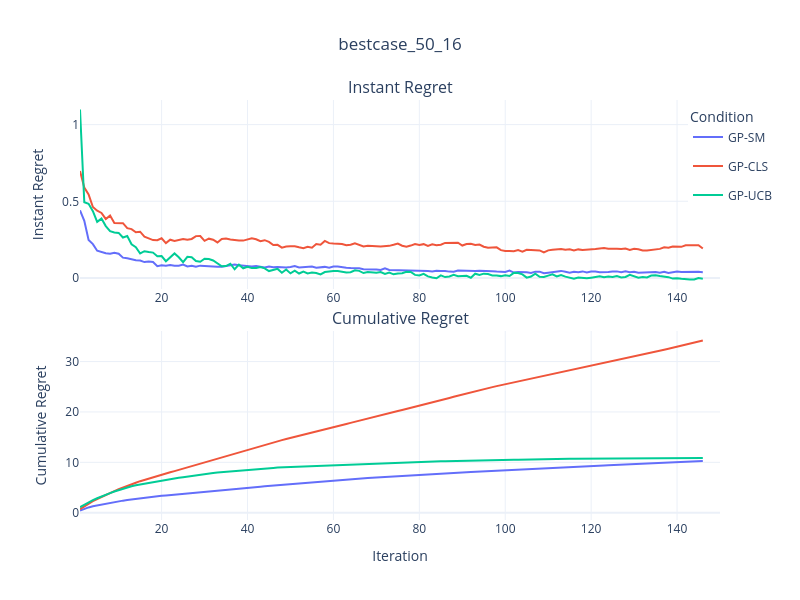

The notebook cell saved with this chart:
### Code cell
import pandas as pd
import plotly.graph_objects as go
import plotly.express as px
from plotly.subplots import make_subplots
import plotly.io as pio
import os
import numpy as np

text = "bestcase"

# 定义文件夹路径和CSV文件列表
data_folder = os.path.join('Data', text)
files = ['50_16_smallest.csv','50_16_cluster.csv','50_16_dynamic.csv']
curve_names = ['GP-SM','GP-CLS', 'GP-UCB']
colors = px.colors.qualitative.Plotly[:len(curve_names)] 

# 创建三个DataFrame分别存储原始均值、最优均值和累积遗憾
all_mean_data = pd.DataFrame()
all_best_data = pd.DataFrame()
all_cumsum_data = pd.DataFrame()  # 新增：存储Cumulative Regret

# 循环处理每个文件
for file, name in zip(files, curve_names):
    file_path = os.path.join(data_folder, file)
    df = pd.read_csv(file_path, index_col='Repetition')
    
    # 计算每个step的均值（Instant Regret）
    mean_results = df.mean(axis=0)
    
    # 计算当前最优均值（Simple Regret，可选保留或删除）
    best_results = np.minimum.accumulate(mean_results.values)
    
    # 添加到原始均值DataFrame
    temp_mean_df = pd.DataFrame({
        'Iter': range(1, 151),
        'Value': mean_results.values,
        'Condition': name
    })
    
    # 添加到最优均值DataFrame（可选保留或删除）
    temp_best_df = pd.DataFrame({
        'Iter': range(1, 151),
        'Value': best_results,
        'Condition': name
    })    
    
    # 新增：计算Cumulative Regret（排除Uniform条件）
    if name != 'Uniform':
        cumsum_results = np.cumsum(mean_results.values)
        temp_cumsum_df = pd.DataFrame({
            'Iter': range(1, 151),
            'Value': cumsum_results,
            'Condition': name
        })
        all_cumsum_data = pd.concat([all_cumsum_data, temp_cumsum_df])
    
    all_mean_data = pd.concat([all_mean_data, temp_mean_df])
    all_best_data = pd.concat([all_best_data, temp_best_df])

# 创建子图（2行1列，垂直排列）
fig = make_subplots(
    rows=2, cols=1,
    vertical_spacing=0.1,
    subplot_titles=("Instant Regret", "Cumulative Regret")  # 添加子图标题
)

# 为每个条件添加原始均值曲线（Instant Regret，第一个子图）
for i, condition in enumerate(curve_names):
    mean_df = all_mean_data[all_mean_data['Condition'] == condition]
    fig.add_trace(
        go.Scatter(
            x=mean_df['Iter'],
            y=mean_df['Value'],
            name=condition,
            legendgroup=condition,
            showlegend=True,
            line=dict(color=colors[i]),
            meta=[condition],
            hovertemplate="Iter: %{x}<br>Mean: %{y:.4f}<br>Condition: %{meta[0]}<extra></extra>"
        ),
        row=1, col=1
    )

# 为每个条件（排除Uniform）添加累积遗憾曲线（Cumulative Regret，第二个子图）
for i, condition in enumerate(curve_names):
    if condition == 'Uniform':
        continue  # 跳过Uniform条件
    cumsum_df = all_cumsum_data[all_cumsum_data['Condition'] == condition]
    fig.add_trace(
        go.Scatter(
            x=cumsum_df['Iter'],
            y=cumsum_df['Value'],
            name=condition,
            legendgroup=condition,
            showlegend=False,  # 避免重复图例
            line=dict(color=colors[i]),
            meta=[condition],
            hovertemplate="Iter: %{x}<br>CumSum: %{y:.4f}<br>Condition: %{meta[0]}<extra></extra>"
        ),
        row=2, col=1
    )

# 更新布局
fig.update_layout(
    title_text=text+"_50_16",
    title_x=0.5,
    height=600,
    width=800,
    template='plotly_white',
    legend_title_text='Condition',
    legend=dict(yanchor="top", y=0.99, xanchor="left", x=0.95)
)

# 更新Y轴和X轴标签
fig.update_yaxes(title_text="Instant Regret", row=1, col=1)
fig.update_yaxes(title_text="Cumulative Regret", row=2, col=1)
fig.update_xaxes(title_text="Iteration", row=2, col=1)  # 仅底部子图显示X轴标签

# 显示图形
fig.show()

# 保存为HTML文件
#pio.write_html(fig, '50_16_instant.html')

### Figure 1 — Plotly figure (JSON) as saved in the notebook; plotly's stock layout.template omitted (floating-point values rounded to 4 significant figures; data arrays with more than 128 entries replaced by an {"elided": "..."} marker saying what was removed)
{"data": [{"hovertemplate": "Iter: %{x}<br>Mean: %{y:.4f}<br>Condition: %{meta[0]}<extra></extra>", "legendgroup": "GP-SM", "line": {"color": "#636EFA"}, "meta": ["GP-SM"], "name": "GP-SM", "showlegend": true, "type": "scatter", "x": {"elided": "150 int values"}, "xaxis": "x", "y": {"elided": "150 float values"}, "yaxis": "y"}, {"hovertemplate": "Iter: %{x}<br>Mean: %{y:.4f}<br>Condition: %{meta[0]}<extra></extra>", "legendgroup": "GP-CLS", "line": {"color": "#EF553B"}, "meta": ["GP-CLS"], "name": "GP-CLS", "showlegend": true, "type": "scatter", "x": {"elided": "150 int values"}, "xaxis": "x", "y": {"elided": "150 float values"}, "yaxis": "y"}, {"hovertemplate": "Iter: %{x}<br>Mean: %{y:.4f}<br>Condition: %{meta[0]}<extra></extra>", "legendgroup": "GP-UCB", "line": {"color": "#00CC96"}, "meta": ["GP-UCB"], "name": "GP-UCB", "showlegend": true, "type": "scatter", "x": {"elided": "150 int values"}, "xaxis": "x", "y": {"elided": "150 float values"}, "yaxis": "y"}, {"hovertemplate": "Iter: %{x}<br>CumSum: %{y:.4f}<br>Condition: %{meta[0]}<extra></extra>", "legendgroup": "GP-SM", "line": {"color": "#636EFA"}, "meta": ["GP-SM"], "name": "GP-SM", "showlegend": false, "type": "scatter", "x": {"elided": "150 int values"}, "xaxis": "x2", "y": {"elided": "150 float values"}, "yaxis": "y2"}, {"hovertemplate": "Iter: %{x}<br>CumSum: %{y:.4f}<br>Condition: %{meta[0]}<extra></extra>", "legendgroup": "GP-CLS", "line": {"color": "#EF553B"}, "meta": ["GP-CLS"], "name": "GP-CLS", "showlegend": false, "type": "scatter", "x": {"elided": "150 int values"}, "xaxis": "x2", "y": {"elided": "150 float values"}, "yaxis": "y2"}, {"hovertemplate": "Iter: %{x}<br>CumSum: %{y:.4f}<br>Condition: %{meta[0]}<extra></extra>", "legendgroup": "GP-UCB", "line": {"color": "#00CC96"}, "meta": ["GP-UCB"], "name": "GP-UCB", "showlegend": false, "type": "scatter", "x": {"elided": "150 int values"}, "xaxis": "x2", "y": {"elided": "150 float values"}, "yaxis": "y2"}], "layout": {"annotations": [{"font": {"size": 16}, "showarrow": false, "text": "Instant Regret", "x": 0.5, "xanchor": "center", "xref": "paper", "y": 1, "yanchor": "bottom", "yref": "paper"}, {"font": {"size": 16}, "showarrow": false, "text": "Cumulative Regret", "x": 0.5, "xanchor": "center", "xref": "paper", "y": 0.45, "yanchor": "bottom", "yref": "paper"}], "height": 600, "legend": {"title": {"text": "Condition"}, "x": 0.95, "xanchor": "left", "y": 0.99, "yanchor": "top"}, "title": {"text": "bestcase_50_16", "x": 0.5}, "width": 800, "xaxis": {"anchor": "y", "domain": [0, 1]}, "xaxis2": {"anchor": "y2", "domain": [0, 1], "title": {"text": "Iteration"}}, "yaxis": {"anchor": "x", "domain": [0.55, 1], "title": {"text": "Instant Regret"}}, "yaxis2": {"anchor": "x2", "domain": [0, 0.45], "title": {"text": "Cumulative Regret"}}}}
